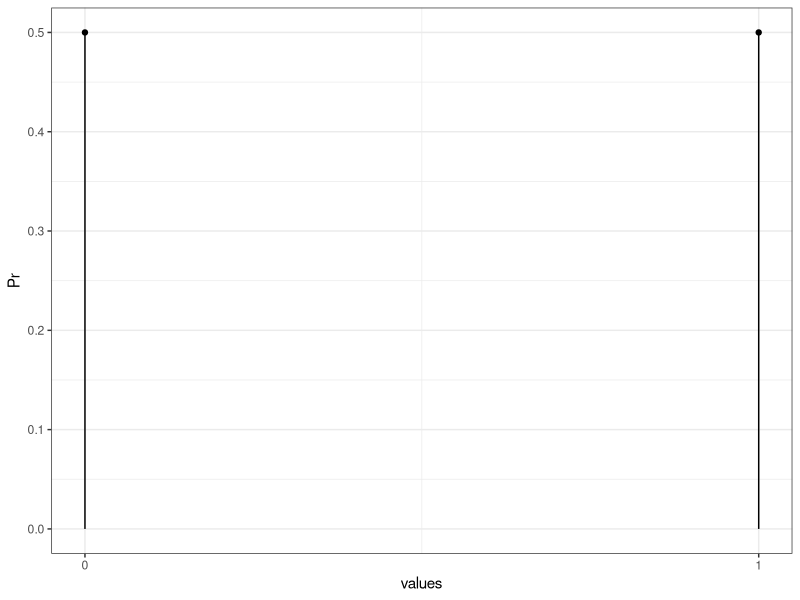

This chart was generated by the following R code: (Note: this script raises an error after producing the figure.)
## ---- chunk 1
knitr::opts_chunk$set(echo = TRUE)

library(tidyverse)

## ---- chunk 2

values <- 0:1 # Значения, которые могут принимать лейкоциты (случайная величина)
Pr <- 1/2  # Распределение в генеральной совокупности

df <- data.frame(values, Pr)

ggplot(df, aes(x=values, y=Pr)) +
  geom_point() + 
  geom_segment( aes(x=values, xend=values, y=0, yend=Pr)) +
  scale_x_continuous(breaks = values) +
  theme_bw()

## ---- chunk 3

true_mean <- sum(values*Pr) # Истинное среднее (математическое ожидание)

print(true_mean)

variance <- sum((values-true_mean)^2*Pr) # Дисперсия

print(variance)

standard_deviation <- sqrt(variance)

print(standard_deviation)

## ---- chunk 4

n_patients <- 3 # Количество добровольцев 

my_group_leu <- sample(c(0,1), n_patients, replace = TRUE) # Результаты добровольцев

print(my_group_leu)

sample_mean <- mean(my_group_leu)

print(sample_mean)

## ---- chunk 5

n_patients <- 1000  # Количество добровольцев

n_repeats <- 1000 # Количество повторений эксперимента

df_all_repeats <- data.frame(
  n_exp = rep(1:n_repeats, each = n_patients),
  ID =  rep(1:n_patients, n_repeats),
  Leu = sample(c(0,1), n_repeats*n_patients, replace = TRUE) 
)
head(df_all_repeats)

## ---- chunk 6

df_sample_mean <- df_all_repeats %>% 
  group_by(n_exp) %>% 
  dplyr::summarise(mean_leu = mean(Leu)) %>% 
  mutate(normalized_mean_leu = (mean_leu - true_mean)*sqrt(n_patients)/standard_deviation) %>% 
  ungroup()

ggplot(df_sample_mean, aes(x = normalized_mean_leu)) +
  geom_histogram(aes(y =..density..),
                 color = 'black', fill = 'grey', bins = ceil(log2(n_repeats) + 1)) +
  stat_function(fun = dnorm, 
                args = list(mean = 0, sd = 1), color = 'red') +
  theme_bw()

## ---- chunk 7

a <- 0 # Минимальное значение индекса
b <- 1 # Максимальное значение индекса


ggplot() +
  stat_function(fun = dunif, 
                args = list(min = a, max = b)) +
  xlim(a-1,b+1) +
  theme_bw()


## ---- chunk 8

true_mean <- (a+b)/2 # Истинное среднее (математическое ожидание)

print(true_mean)

variance <- (b-a)^2/12 # Дисперсия

print(variance)

standard_deviation <- sqrt(variance)

print(standard_deviation)

## ---- chunk 9

n_patients <- 3 # Количество добровольцев 

my_group_score <- runif(n_patients, min = a, max = b) # Результаты добровольцев

print(my_group_score)

sample_mean <- mean(my_group_score)

print(sample_mean)

## ---- chunk 10

n_patients <- 3  # Количество добровольцев 

n_repeats <- 1000 # Количество повторений эксперимента

df_all_repeats <- data.frame(
  n_exp = rep(1:n_repeats, each = n_patients),
  ID =  rep(1:n_patients, n_repeats),
  Score = runif(n_repeats*n_patients, min = a, max = b) 
)

## ---- chunk 11

df_sample_mean <- df_all_repeats %>% 
  group_by(n_exp) %>% 
  dplyr::summarise(mean_score = mean(Score)) %>% 
  mutate(normalized_mean_score = (mean_score - true_mean)*sqrt(n_patients)/standard_deviation) %>% 
  ungroup()

ggplot(df_sample_mean, aes(x = normalized_mean_score)) +
  geom_histogram(aes(y =..density..),
                 color = 'black', fill = 'grey', bins = log2(n_repeats) + 1) +
  stat_function(fun = dnorm, 
                args = list(mean = 0, sd = 1), color = 'red') +
  theme_bw()

## ---- chunk 12

rate <- 1 # Коэффициент в экспоненциальном распределении

ggplot() +
  stat_function(fun = dexp, 
                args = list(rate = rate)) +
  xlim(0, 5/rate) +
  theme_bw()


## ---- chunk 13

true_mean <- 1/rate # Истинное среднее (математическое ожидание)

print(true_mean)

variance <- 1/rate^2 # Дисперсия

print(variance)

standard_deviation <- sqrt(variance)

print(standard_deviation)

## ---- chunk 14

n_patients <- 3 # Количество животных 

my_group_life <- rexp(n_patients, rate = rate) # Результаты добровольцев

print(my_group_life)

sample_mean <- mean(my_group_life)

print(sample_mean)

## ---- chunk 15

n_patients <- 70  # Количество животных

n_repeats <- 1000 # Количество повторений эксперимента

df_all_repeats <- data.frame(
  n_exp = rep(1:n_repeats, each = n_patients),
  ID =  rep(1:n_patients, n_repeats),
  Life = rexp(n_repeats*n_patients, rate = rate) 
)

## ---- chunk 16

df_sample_mean <- df_all_repeats %>% 
  group_by(n_exp) %>% 
  dplyr::summarise(mean_life = mean(Life)) %>% 
  mutate(normalized_mean_score = (mean_life - true_mean)*sqrt(n_patients)/standard_deviation) %>% 
  ungroup()

ggplot(df_sample_mean, aes(x = normalized_mean_score)) +
  geom_histogram(aes(y =..density..),
                 color = 'black', fill = 'grey', bins = ceil(log2(n_repeats) + 1)) +
  stat_function(fun = dnorm, 
                args = list(mean = 0, sd = 1), color = 'red') +
  theme_bw()

## ---- chunk 17

ggplot() +
  stat_function(fun = dcauchy, 
                args = list(location = 0, scale = 1)) +
  xlim(-4, 4) +
  theme_bw()

## ---- chunk 18

n_patients <- 3  # Количество пациентов 

n_repeats <- 1000 # Количество повторений эксперимента

df_all_repeats <- data.frame(
  n_exp = rep(1:n_repeats, each = n_patients),
  ID =  rep(1:n_patients, n_repeats),
  Diff_marker = rcauchy(n_repeats*n_patients, 0, 1) 
)

## ---- chunk 19

df_sample_mean <- df_all_repeats %>% 
  group_by(n_exp) %>% 
  dplyr::summarise(mean_diff_marker = mean(Diff_marker)) %>% 
  mutate(normalized_mean_diff_marker = (mean_diff_marker - 0)*1/standard_deviation) %>% 
  ungroup()

ggplot(df_sample_mean, aes(x = normalized_mean_diff_marker)) +
  geom_histogram(aes(y =..density..),
                 color = 'black', fill = 'grey', bins = ceil(log2(n_repeats) + 1)) +
  stat_function(fun = dnorm, 
                args = list(mean = 0, sd = 1), color = 'red') +
  theme_bw()

